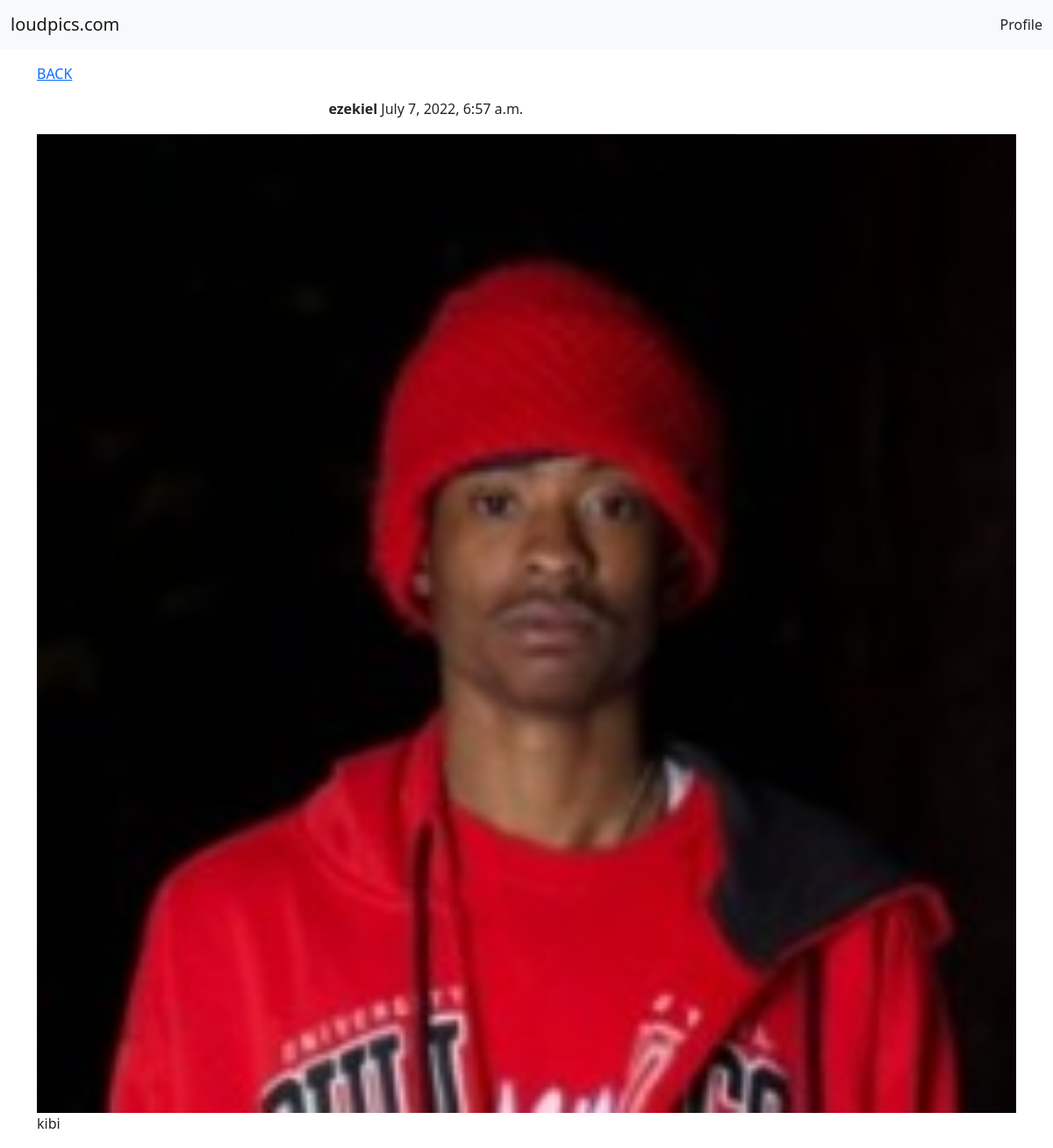
/social/post/146 (signed in), run on the app's committed database.
### social/models.py (models this page shows)
class Post(models.Model) :
    headers = {
	"X-RapidAPI-Key": "7d6f0e6ddcmsh07cf4610b0f633ap1657a2jsn77b8367a1023",
	"X-RapidAPI-Host": "spotify-scraper.p.rapidapi.com"
}
    body = models.CharField(max_length= 6)
    image = models.ImageField(upload_to='uploads/post_photos', blank=True, null=True)
    created_on = models.DateTimeField(default=timezone.now)
    rand = random.randrange(1, 112024, 1)
    querystring = {"name": "fuck"}
    author = models.ForeignKey(User, on_delete=models.CASCADE)
    r = requests.get("https://spotify-scraper.p.rapidapi.com/v1/track/search", headers=headers, params=querystring)
    song = r.json()

### social/views.py (the view)
# urls.py: path('post/<int:pk>', PostDetailView.as_view(), name='post-detail'),
class PostDetailView(View):
    def get(self, request, pk, *args, **kwargs):
        post = Post.objects.get(pk=pk)
        context = {
            'post': post
        }
        return render(request, 'social/post_detail.html', context)

### social/templates/social/post_detail.html (shortened to what this page needs)
{% extends 'landing/base.html' %} {% load crispy_forms_tags %} {% block content %}
<div class="container">
  <div class="row justify-content-center mt-3" class="btn btn-dark">
    <a href ="{% url 'post-list' %}"> BACK</a>
  </div>
  <div class="row justify-content-center mt-3">
    <div class="col-md-5 col-sm-12 border-bottom">
      <p><strong>{{ post.author }} </strong> {{ post.created_on }}</p></div>
      {% if post.image %}
      <img src="{{ post.image.url }}" class="post-image" />
      {% endif %}
      <p>{{ post.body }}</p>
    </div>
  </div>
  {% endblock content %}

### data on the page
Post: author "ezekiel", created_on "July 7, 2022, 6:57 a.m.", image (picture), body "kibi"
